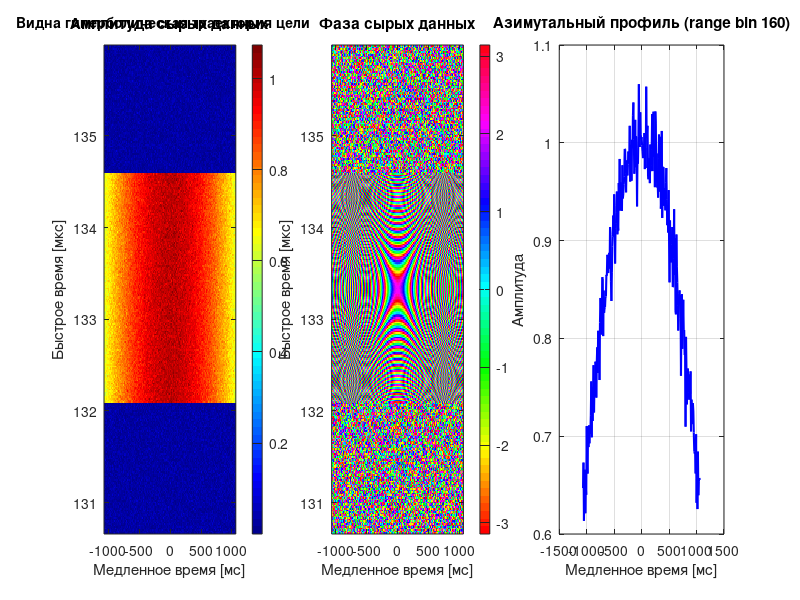
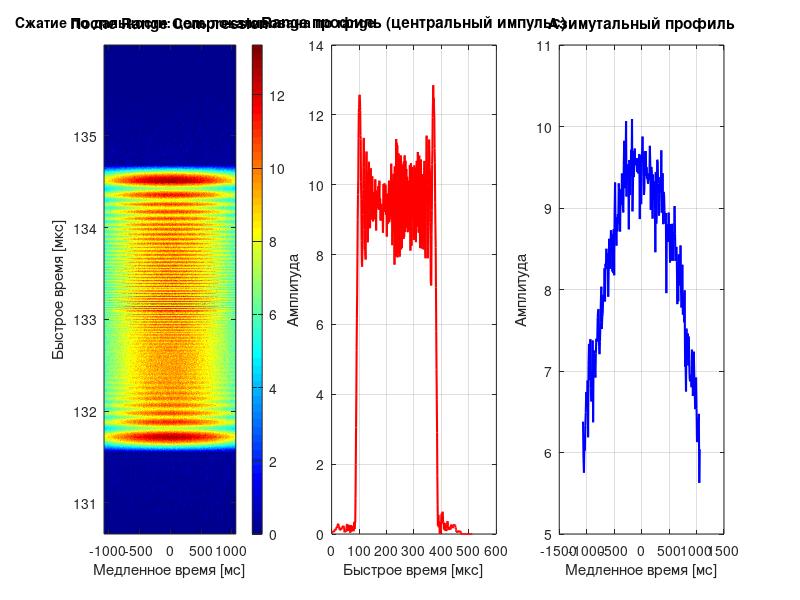
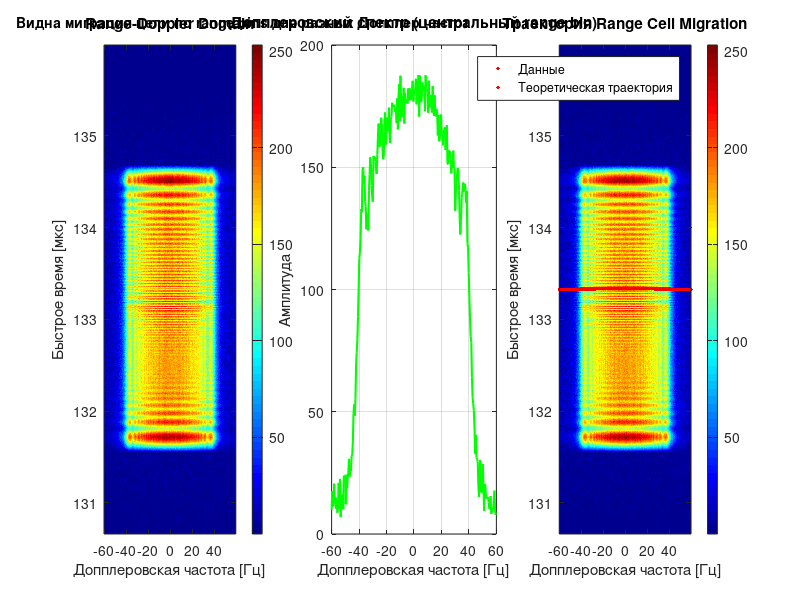

Reproduce these figures in MATLAB, in order. (Note: this script raises an error after producing the figures.)
% =========================================================================
% Simplified RDA Demo - Single Point Target
% =========================================================================
%
% Упрощённая демонстрация для изучения каждого этапа RDA
% на примере ОДНОЙ точечной цели
%
% Позволяет:
%   - Визуализировать сигнал на каждом этапе
%   - Понять влияние каждой операции
%   - Экспериментировать с параметрами
%
% =========================================================================

clear; close all; clc;

%% ========================================================================
% ПАРАМЕТРЫ - упрощённые для наглядности
% =========================================================================

c = 3e8;                            % Скорость света [м/с]
f0 = 5.3e9;                         % Несущая частота [Гц]
lambda = c / f0;                    % Длина волны [м]

% Параметры платформы
Vr = 150;                           % Скорость [м/с]

% Параметры сигнала
Tr = 2.5e-6;                        % Длительность импульса [с]
Kr = 20e12;                         % Частота модуляции [Гц/с]
Br = abs(Kr * Tr);                  % Полоса [Гц]

% Параметры дискретизации
Fs = 60e6;                          % Частота дискретизации по range [Гц]
PRF = 120;                          % ЧПИ [Гц]

% Параметры сцены
R0 = 20000;                         % Дистанция до цели [м]
theta_squint = deg2rad(0);          % Угол squint [рад] Был 3.5 градуса, убрал

% Размеры данных (малые для наглядности)
Naz = 256;                          % Число импульсов
Nrg = 320;                          % Отсчётов на импульс

Lsca = Naz / PRF * Vr;              % Размер сцены по азимуту [м]
La = lambda * R0 / Lsca;            % Апертура антенны в азимутуальной плоскости [м]

% Доплеровские параметры
f_dc = -2*Vr/lambda * sin(theta_squint); % Допплер центроид [Гц]

fprintf('=== ПАРАМЕТРЫ ===\n');
fprintf('Несущая частота: %.2f ГГц\n', f0/1e9);
fprintf('Длина волны: %.4f м\n', lambda);
fprintf('Разрешение по дальности: %.2f м\n', c/(2*Br));
fprintf('Угол squint: %.2f град\n', rad2deg(theta_squint));
fprintf('Допплер центроид: %.1f Гц\n', f_dc);
fprintf('\n');

%% ========================================================================
% ГЕНЕРАЦИЯ СЫРЫХ ДАННЫХ - одна цель в центре
% =========================================================================

fprintf('Генерация сырых данных для одной цели...\n');

% Оси времени
tau0   = 2*R0/c;                               % задержка до цели
t_fast = tau0 + ((0:Nrg-1) - Nrg/2) / Fs;      % окно вокруг tau0 (строб приёма)
eta_slow = ((0:Naz-1) - Naz/2) / PRF; % Медленное время [с]

% Положение цели - в центре
eta0 = 0;                           % Цель в центре окна по медленному времени
A0 = 1.0;                           % Амплитуда

% Инициализация
S_raw = zeros(Nrg, Naz);

% Генерация сигнала
for m = 1:Naz
    eta = eta_slow(m);  % Время
    
    % История дальности (гипербола)
    R_eta = sqrt(R0^2 + Vr^2 * (eta - eta0)^2);
    
    % Задержка сиграла до цели и обратно
    tau = 2 * R_eta / c;
    
    % Угол на цель
    theta_target = atan2(Vr * (eta-eta0), R0);
    % Доплеровское смещение
    doppler = 2 * Vr / lambda * sin(theta_target);
    % Угол относительно максимума антенны
    theta_wa = theta_target - theta_squint;
    % Учёт диаграммы направленности антенны
    w_a = sinc(La * sin(theta_wa) / lambda);
    
    % ЛЧМ сигнал
    % t_fast - окно, фиксировано для R0
    % tau - задержка до цели и обратно, зависит от текущей дальности
    % t_centered - ноль соответствует середине LFM сигнала
    t_centered = t_fast - tau;
    % окно для вырезки LFM
    range_window = double(abs(t_centered) <= Tr/2);
    chirp = exp(1j * pi * Kr * t_centered.^2);
    
    % Фазовый член - а нужен ли он? Если мы считаем chirp по точному
    % времени
    % Нужен, если убрать - не будет изменений фазы на картинке
    phase_term = exp(-1j * 4 * pi * R_eta / lambda);
    
    % Сигнал
    S_raw(:, m) = A0 * w_a * phase_term * (range_window .* chirp).';
end

fprintf('Max |S_raw| = %.3f\n', max(abs(S_raw(:))));

% Добавить шум
SNR_dB = 25;
signal_power = sum(abs(S_raw(:)).^2) / numel(S_raw);
noise_power = signal_power / (10^(SNR_dB/10));
S_raw = S_raw + sqrt(noise_power/2) * (randn(size(S_raw)) + 1j*randn(size(S_raw)));

fprintf('Сырые данные: %d × %d\n\n', Nrg, Naz);

%% ========================================================================
% ВИЗУАЛИЗАЦИЯ: Raw Data
% =========================================================================

figure('Name', 'ЭТАП 0: Сырые данные', 'Position', [50 50 1400 500]);

% Амплитуда
subplot(1,3,1);
imagesc(eta_slow*1e3, t_fast*1e6, abs(S_raw));
xlabel('Медленное время [мс]'); ylabel('Быстрое время [мкс]');
title('Амплитуда сырых данных');
colorbar; axis xy; colormap(gca, jet);

% Фаза
subplot(1,3,2);
imagesc(eta_slow*1e3, t_fast*1e6, angle(S_raw));
xlabel('Медленное время [мс]'); ylabel('Быстрое время [мкс]');
title('Фаза сырых данных');
colorbar; axis xy; colormap(gca, hsv);

% Азимутальный профиль (центральный range bin)
subplot(1,3,3);
center_range_bin = round(Nrg/2);
plot(eta_slow*1e3, abs(S_raw(center_range_bin, :)), 'b-', 'LineWidth', 1.5);
xlabel('Медленное время [мс]'); ylabel('Амплитуда');
title(sprintf('Азимутальный профиль (range bin %d)', center_range_bin));
grid on;

% Пояснение
annotation('textbox', [0.02 0.95 0.3 0.04], 'String', ...
    'Видна гиперболическая траектория цели', ...
    'EdgeColor', 'none', 'FontSize', 10, 'FontWeight', 'bold');

pause(1);

%% ========================================================================
% ЭТАП 1: RANGE COMPRESSION
% =========================================================================

fprintf('ЭТАП 1: Range Compression...\n');

% Эталон для корреляции
etalon_chirp_time = ((0:Tr*Fs) - Tr*Fs/2) / Fs;
etalon_chirp = exp(1j * pi * Kr * etalon_chirp_time.^2);

range_fft_length = 2 ^ nextpow2(length(etalon_chirp) + Nrg); 
% Спектр эталона
etalon_spectr = fft(etalon_chirp, range_fft_length);

% Применить к каждому импульсу
S_rc = zeros(range_fft_length, Naz);
for m = 1:Naz
    S_fft = fft(S_raw(:, m), range_fft_length);
    S_compressed = S_fft .* conj(etalon_spectr)';
    S_rc(:, m) = ifft(S_compressed);
end

fprintf('  Разрешение по дальности: %.2f м\n\n', c/(2*Br));

%% ВИЗУАЛИЗАЦИЯ: Range Compressed
figure('Name', 'ЭТАП 1: Range Compression', 'Position', [60 60 1400 500]);

subplot(1,3,1);
imagesc(eta_slow*1e3, t_fast*1e6, abs(S_rc));
xlabel('Медленное время [мс]'); ylabel('Быстрое время [мкс]');
title('После Range Compression');
colorbar; axis xy; colormap(gca, jet);

subplot(1,3,2);
plot(abs(S_rc(:, Naz/2)), 'r-', 'LineWidth', 1.5);
xlabel('Быстрое время [мкс]'); ylabel('Амплитуда');
title('Range профиль (центральный импульс)');
grid on;

subplot(1,3,3);
plot(eta_slow*1e3, abs(S_rc(center_range_bin, :)), 'b-', 'LineWidth', 1.5);
xlabel('Медленное время [мс]'); ylabel('Амплитуда');
title('Азимутальный профиль');
grid on;

annotation('textbox', [0.02 0.95 0.4 0.04], 'String', ...
    'Сжатие по дальности: цель локализована по range', ...
    'EdgeColor', 'none', 'FontSize', 10, 'FontWeight', 'bold');

pause(1);

%% ========================================================================
% ЭТАП 2: AZIMUTH FFT → Range-Doppler Domain
% =========================================================================

fprintf('ЭТАП 2: Переход в Range-Doppler домен...\n');

% FFT по азимуту
S_rd = fftshift(fft(S_rc, [], 2), 2);

% Ось Допплеровских частот
f_eta = ((0:Naz-1) - Naz/2) * (PRF/Naz) + f_dc;

fprintf('  Диапазон Допплеровских частот: [%.1f, %.1f] Гц\n\n', ...
        min(f_eta), max(f_eta));

%% ВИЗУАЛИЗАЦИЯ: Range-Doppler Domain
figure('Name', 'ЭТАП 2: Range-Doppler Domain', 'Position', [70 70 1400 500]);

subplot(1,3,1);
imagesc(f_eta, t_fast*1e6, abs(S_rd));
xlabel('Допплеровская частота [Гц]'); ylabel('Быстрое время [мкс]');
title('Range-Doppler Domain');
colorbar; axis xy; colormap(gca, jet);

subplot(1,3,2);
plot(f_eta, abs(S_rd(center_range_bin, :)), 'g-', 'LineWidth', 1.5);
xlabel('Допплеровская частота [Гц]'); ylabel('Амплитуда');
title('Допплеровский спектр (центральный range bin)');
grid on;

% Показать траекторию миграции
subplot(1,3,3);
imagesc(f_eta, t_fast*1e6, abs(S_rd));
xlabel('Допплеровская частота [Гц]'); ylabel('Быстрое время [мкс]');
title('Траектория Range Cell Migration');
colorbar; axis xy; colormap(gca, jet);
hold on;

% Теоретическая траектория миграции
for k = 1:length(f_eta)
    D_f = sqrt(1 - (lambda * f_eta(k) / (2*Vr))^2);
    delta_R = R0 * (D_f - 1);
    t_migration = (2*R0/c) + (2*delta_R/c);
    plot(f_eta(k), t_migration*1e6, 'r.', 'MarkerSize', 8);
end
hold off;
legend('Данные', 'Теоретическая траектория', 'Location', 'best');

annotation('textbox', [0.02 0.95 0.5 0.04], 'String', ...
    'Видна миграция цели по range bins для разных Допплер частот', ...
    'EdgeColor', 'none', 'FontSize', 10, 'FontWeight', 'bold');

pause(1);

%% ========================================================================
% ЭТАП 3: RANGE CELL MIGRATION CORRECTION (RCMC)
% =========================================================================

fprintf('ЭТАП 3: Range Cell Migration Correction...\n');

S_rcmc = zeros(Nrg, Naz);

for m = 1:Naz
    f_eta_m = f_eta(m);
    
    % D функция
    D_f = sqrt(1 - (lambda * f_eta_m / (2*Vr))^2);
    
    % Миграция
    delta_R = R0 * (D_f - 1);
    delta_t = 2 * delta_R / c;
    
    % Сдвинутая временная ось
    t_shifted = t_fast + delta_t;
    
    % Интерполяция
    S_rcmc(:, m) = interp1(t_fast, S_rd(:, m), t_shifted, 'linear', 0);
end

fprintf('  Максимальная миграция: %.3f м\n\n', abs(min(R0 * (sqrt(1 - (lambda * f_eta / (2*Vr)).^2) - 1))));

%% ВИЗУАЛИЗАЦИЯ: After RCMC
figure('Name', 'ЭТАП 3: RCMC', 'Position', [80 80 1400 500]);

subplot(1,3,1);
imagesc(f_eta, t_fast*1e6, abs(S_rcmc));
xlabel('Допплеровская частота [Гц]'); ylabel('Быстрое время [мкс]');
title('После RCMC');
colorbar; axis xy; colormap(gca, jet);

subplot(1,3,2);
imagesc(f_eta, t_fast*1e6, abs(S_rd));
xlabel('Допплеровская частота [Гц]'); ylabel('Быстрое время [мкс]');
title('До RCMC (для сравнения)');
colorbar; axis xy; colormap(gca, jet);

subplot(1,3,3);
plot(f_eta, abs(S_rcmc(center_range_bin, :)), 'b-', 'LineWidth', 1.5);
xlabel('Допплеровская частота [Гц]'); ylabel('Амплитуда');
title('Допплеровский спектр после RCMC');
grid on;

annotation('textbox', [0.02 0.95 0.6 0.04], 'String', ...
    'Миграция исправлена: энергия цели выровнена по range (горизонтальная линия)', ...
    'EdgeColor', 'none', 'FontSize', 10, 'FontWeight', 'bold');

pause(1);

%% ========================================================================
% ЭТАП 4: AZIMUTH COMPRESSION
% =========================================================================

fprintf('ЭТАП 4: Azimuth Compression...\n');

% Азимутальный согласованный фильтр
H_ac = zeros(1, Naz);
for m = 1:Naz
    f_eta_m = f_eta(m);
    D_f = sqrt(1 - (lambda * f_eta_m / (2*Vr))^2);
    H_ac(m) = exp(1j * 4 * pi * R0 * D_f / lambda);
end

% Применить фильтр
S_ac = S_rcmc .* repmat(H_ac, Nrg, 1);

% Обратное FFT по азимуту
S_focused = ifft(ifftshift(S_ac, 2), [], 2);

fprintf('  Изображение сфокусировано!\n\n');

%% ВИЗУАЛИЗАЦИЯ: Focused Image
figure('Name', 'ЭТАП 4: Сфокусированное изображение', 'Position', [90 90 1400 500]);

subplot(1,3,1);
imagesc(eta_slow*1e3, t_fast*1e6, abs(S_focused));
xlabel('Азимут [мс]'); ylabel('Дальность [мкс]');
title('Сфокусированное изображение');
colorbar; axis xy; colormap(gca, jet);
hold on;
% Отметить истинное положение цели
plot(0, (2*R0/c)*1e6, 'r+', 'MarkerSize', 20, 'LineWidth', 3);
hold off;

% Range профиль
subplot(1,3,2);
plot(t_fast*1e6, abs(S_focused(:, Naz/2)), 'r-', 'LineWidth', 1.5);
xlabel('Дальность [мкс]'); ylabel('Амплитуда');
title('Range профиль через цель');
grid on;
xlim([t_fast(1)*1e6, t_fast(end)*1e6]);

% Азимутальный профиль
subplot(1,3,3);
plot(eta_slow*1e3, abs(S_focused(center_range_bin, :)), 'b-', 'LineWidth', 1.5);
xlabel('Азимут [мс]'); ylabel('Амплитуда');
title('Азимутальный профиль через цель');
grid on;
xlim([eta_slow(1)*1e3, eta_slow(end)*1e3]);

annotation('textbox', [0.02 0.95 0.4 0.04], 'String', ...
    'Цель полностью сфокусирована по range и азимуту', ...
    'EdgeColor', 'none', 'FontSize', 10, 'FontWeight', 'bold');

%% ========================================================================
% СРАВНЕНИЕ: До и После
% =========================================================================

figure('Name', 'СРАВНЕНИЕ: До и После фокусировки', 'Position', [100 100 1200 500]);

subplot(1,2,1);
imagesc(eta_slow*1e3, t_fast*1e6, abs(S_raw));
xlabel('Азимут [мс]'); ylabel('Дальность [мкс]');
title('ДО: Сырые данные');
colorbar; axis xy; colormap(gca, jet);

subplot(1,2,2);
imagesc(eta_slow*1e3, t_fast*1e6, abs(S_focused));
xlabel('Азимут [мс]'); ylabel('Дальность [мкс]');
title('ПОСЛЕ: Сфокусированное изображение');
colorbar; axis xy; colormap(gca, jet);
hold on;
plot(0, (2*R0/c)*1e6, 'r+', 'MarkerSize', 20, 'LineWidth', 3);
hold off;

%% ========================================================================
% АНАЛИЗ КАЧЕСТВА ФОКУСИРОВКИ
% =========================================================================

fprintf('=== АНАЛИЗ КАЧЕСТВА ===\n');

% Найти пик
[max_val, max_idx] = max(abs(S_focused(:)));
[peak_range, peak_az] = ind2sub(size(S_focused), max_idx);

fprintf('Пик сигнала:\n');
fprintf('  Range bin: %d (ожидалось ~%d)\n', peak_range, round(Nrg/2));
fprintf('  Azimuth sample: %d (ожидалось ~%d)\n', peak_az, round(Naz/2));
fprintf('  Амплитуда: %.2f\n', max_val);

% PSLR (Peak to Side Lobe Ratio) по range
range_profile = abs(S_focused(:, peak_az));
range_profile = range_profile / max(range_profile); % Нормализация
[~, peak_idx] = max(range_profile);

% Исключить главный лепесток (±5 отсчётов)
mainlobe_width = 5;
sidelobe_region = range_profile;
sidelobe_region(max(1, peak_idx-mainlobe_width):min(Nrg, peak_idx+mainlobe_width)) = 0;
max_sidelobe = max(sidelobe_region);

PSLR_range = 20*log10(1 / max_sidelobe);
fprintf('\nКачество по Range:\n');
fprintf('  PSLR: %.2f дБ\n', PSLR_range);

% PSLR по азимуту
az_profile = abs(S_focused(peak_range, :));
az_profile = az_profile / max(az_profile);
[~, peak_idx_az] = max(az_profile);

sidelobe_region_az = az_profile;
sidelobe_region_az(max(1, peak_idx_az-mainlobe_width):min(Naz, peak_idx_az+mainlobe_width)) = 0;
max_sidelobe_az = max(sidelobe_region_az);

PSLR_az = 20*log10(1 / max_sidelobe_az);
fprintf('\nКачество по Азимуту:\n');
fprintf('  PSLR: %.2f дБ\n', PSLR_az);

%% ========================================================================
% ЭКСПЕРИМЕНТЫ
% =========================================================================

fprintf('\n=== ЭКСПЕРИМЕНТЫ ===\n');
fprintf('Попробуйте изменить параметры в начале файла:\n');
fprintf('  1. theta_squint - увидите изменение f_dc и траектории\n');
fprintf('  2. R0 - изменит величину миграции\n');
fprintf('  3. Vr - повлияет на Допплер и миграцию\n');
fprintf('  4. SNR_dB - уменьшите до 10 дБ и посмотрите на шум\n');
fprintf('\n');

fprintf('=== ГОТОВО ===\n');
fprintf('Все этапы RDA визуализированы.\n');
fprintf('Изучите картинки для понимания каждого шага.\n');
